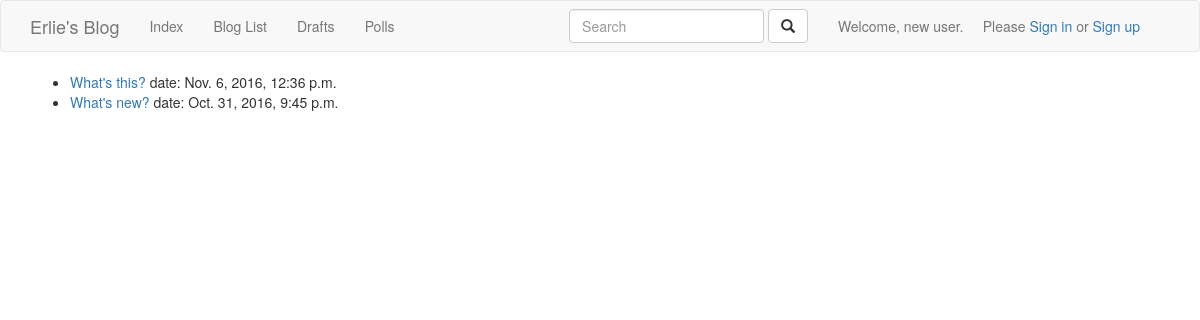
Screenshot of /polls/ with the database file from the repository.
### polls/models.py (models this page shows, shortened)
class Question(models.Model):
    question_text = models.CharField(max_length=200)
    pub_date = models.DateTimeField('date published')
    des_img = models.ImageField(upload_to='polls/uploads/', blank=True)
    def was_published_recently(self):
        return timezone.now() >= self.pub_date >= timezone.now() - datetime.timedelta(days=1)
    was_published_recently.boolean = True
    was_published_recently.short_description = 'Published Recently?'

### polls/views.py (the view)
class IndexView(generic.ListView):
    template_name = 'polls/index.html'
    context_object_name = 'latest_question_list'
    def get_queryset(self):
        return Question.objects.filter(pub_date__lte=timezone.now()).order_by('-pub_date')[:5]

### polls/templates/polls/index.html (shortened to what this page needs)
{% extends 'polls/base.html' %}
{% block content %}
    {%  if latest_question_list %}
        <ul>
            {% for question in latest_question_list %}
                <li><a href="{% url 'polls:detail' question.id %}">{{ question.question_text }}</a> date: {{ question.pub_date }}</li>
            {% endfor %}
        </ul>
    {% else %}
        <p>No polls are available.</p>
    {% endif %}
{% endblock %}

### rows the page displays
Question: question_text "What's this?", pub_date "Nov. 6, 2016, 12:36 p.m."
Question: question_text "What's new?", pub_date "Oct. 31, 2016, 9:45 p.m."
